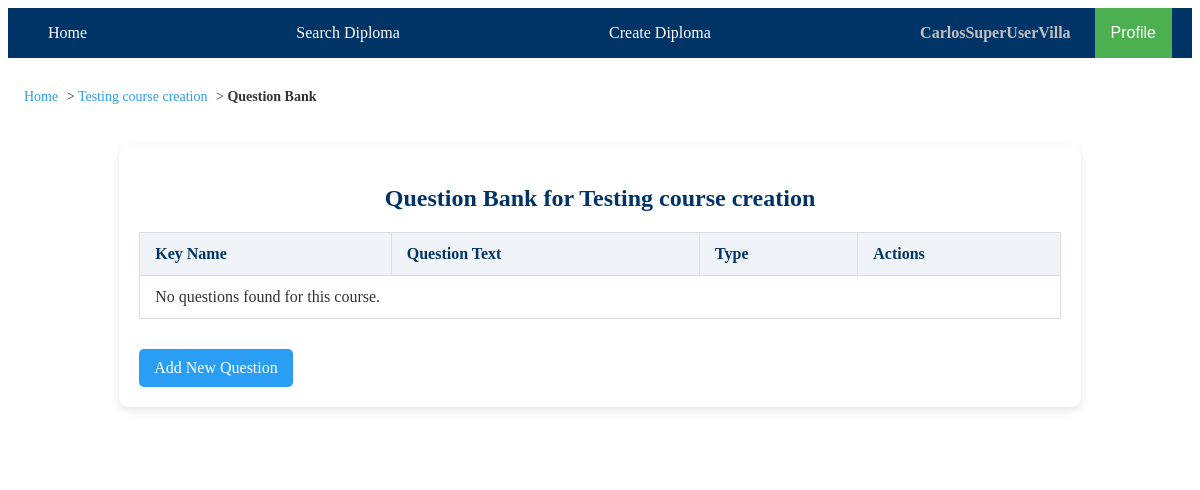
Page /courses/1/question_bank/ (signed in) on the earlier database version.
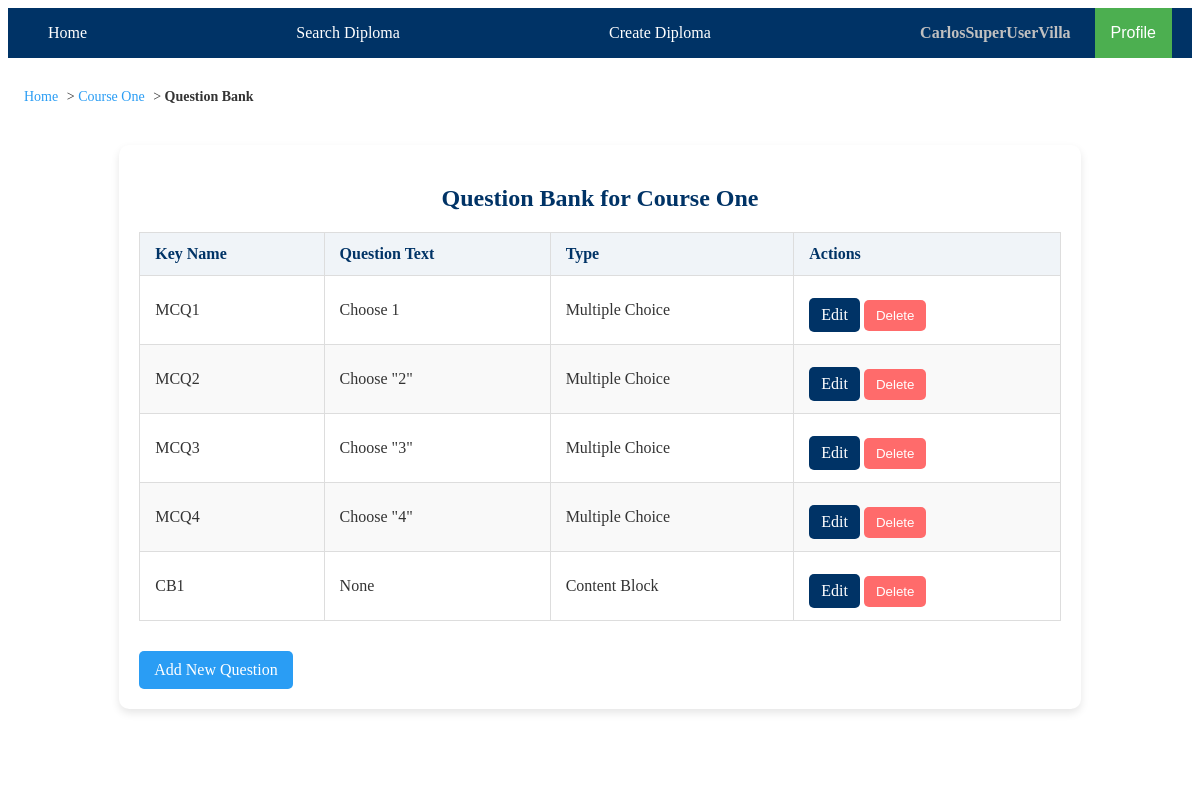
Same page on the later database version.
### edu_core/models.py (models this page shows, shortened)
class Course(models.Model):
    name = models.CharField(max_length=255)
    creation_date = models.DateField(auto_now_add=True)
    last_update_date = models.DateField(auto_now=True)
    author = models.ForeignKey(CustomUser, on_delete=models.SET_NULL, null=True, limit_choices_to={'user_type': CustomUser.PROFESSOR}, related_name='authored_courses')
    students = models.ManyToManyField(CustomUser, through='Registration', related_name='registered_courses')
    image_url = models.URLField(
        max_length=500, null=True, blank=True,
        help_text="Paste a URL to the course image",
        validators=[validate_trusted_url]
    )
    description = models.TextField(null=True, blank=True)
    is_public = models.BooleanField(default=True)  # New field for public visibility
    paused = models.BooleanField(default=False)

class Question(models.Model):
    MULTIPLE_CHOICE = 'MCQ'
    TRUE_FALSE = 'TF'
    ESSAY = 'ESSAY'
    CONTENT_BLOCK = 'CONTENT_BLOCK'
    QUESTION_TYPES = [
        (MULTIPLE_CHOICE, 'Multiple Choice'),
        (TRUE_FALSE, 'True or False'),
        (ESSAY, 'Essay'),
        (CONTENT_BLOCK, 'Content Block'),
    ]
    question_type = models.CharField(max_length=50, choices=QUESTION_TYPES)
    activity = models.ForeignKey('Activity', on_delete=models.CASCADE, related_name='activity_questions', null=True, blank=True)
    course = models.ForeignKey('Course', on_delete=models.CASCADE, related_name='course_questions')
    text = models.TextField(blank=True, null=True)
    content = models.TextField(blank=True, null=True)
    image_url = models.URLField(
        validators=[validate_trusted_url],
        blank=True,
        null=True,
        help_text="URL for question images"
    )
    yt_video_link = models.URLField(validators=[validate_trusted_url], blank=True, null=True)
    file_url = models.URLField(
        validators=[validate_trusted_url],
        blank=True,
        null=True,
        help_text="URL for question files"
    )
    correct_answer = models.TextField(blank=True, null=True)
    randomize_options = models.BooleanField(default=False)
    key_name = models.CharField(max_length=255, blank=True, null=True)
    in_bank = models.BooleanField(default=False)
    feedback = models.TextField(blank=True, null=True)

### edu_core/views/question_bank_views.py (the view)
# urls.py: path('courses/<int:course_id>/question_bank/', question_bank, name='question_bank'),
@login_required
def question_bank(request, course_id):
    course = get_object_or_404(Course, id=course_id)
    query = request.GET.get('q', '')
    questions = Question.objects.filter(course=course, in_bank=True)
    if query:
        questions = questions.filter(
            Q(key_name__icontains=query) | Q(text__icontains=query)
        )
    return render(request, 'edu_core/question_bank/question_bank.html', {'course': course, 'questions': questions})

### edu_core/templates/edu_core/question_bank/question_bank.html (shortened to what this page needs)
{% extends "edu_core/base.html" %}
{% load static %}
{% block content %}
<link rel="stylesheet" href="{% static 'edu_core/css/question_bank.css' %}">
<nav class="breadcrumb-nav">
    <a href="{% url 'home' %}" class="breadcrumb">Home</a> &gt;
    <a href="{% url 'course_detail' course.id %}" class="breadcrumb">{{ course.name }}</a> &gt;
    <span class="breadcrumb current">Question Bank</span>
</nav>
<div class="question-bank-container">
    <h2>Question Bank for {{ course.name }}</h2>
    <table class="question-bank-table">
        <thead>
            <tr>
                <th>Key Name</th>
                <th>Question Text</th>
                <th>Type</th>
                <th>Actions</th>
            </tr>
        </thead>
        <tbody>
            {% for question in questions %}
            <tr>
                <td>{{ question.key_name }}</td>
                <td>{{ question.text }}</td>
                <td>{{ question.get_question_type_display }}</td>
                <td>
                    {% if user == course.author or user.is_superuser %}
                    <a href="{% url 'edit_question' question.id %}" class="btn edit-btn">Edit</a>
                        <form method="post" action="{% url 'delete_question' question.id %}" style="display:inline;">
                            <button type="submit" class="btn delete-btn" onclick="return confirm('Are you sure you want to delete this question permanently?');">Delete</button>
                        </form>
                    {% endif %}
                </td>
            </tr>
            {% empty %}
            <tr>
                <td colspan="4" class="no-questions">No questions found for this course.</td>
            </tr>
            {% endfor %}
        </tbody>
    </table>
    <a href="{% url 'question_type_selection_for_bank' course.id %}" class="btn add-question-btn">Add New Question</a>
</div>
{% endblock %}

Differences in the rows shown:
changed Course: name "Testing course creation" → "Course One"
added Question: key_name "MCQ1", text "Choose 1", question_type "Multiple Choice"
added Question: key_name "MCQ2", text "Choose \"2\"", question_type "Multiple Choice"
added Question: key_name "MCQ3", text "Choose \"3\"", question_type "Multiple Choice"
added Question: key_name "MCQ4", text "Choose \"4\"", question_type "Multiple Choice"
added Question: key_name "CB1", text "None", question_type "Content Block"
Other differences:
text no longer shown: "No questions found for this course."
